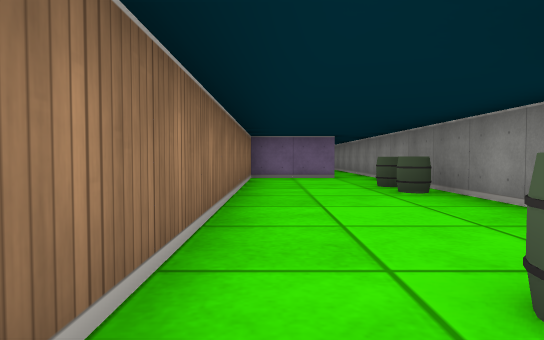
View 1 (above)

12 first-person views from a walk through a cub3D ray-caster map. The camera is about half as high as the walls, tilts 2° down and sees 75° across. The floor is counted in squares. Each view is taken from the middle of a square. On the plan, view 1 faces up. The plan holds only what a view shows up to about 9 squares ahead; the rest is blank.

View 2
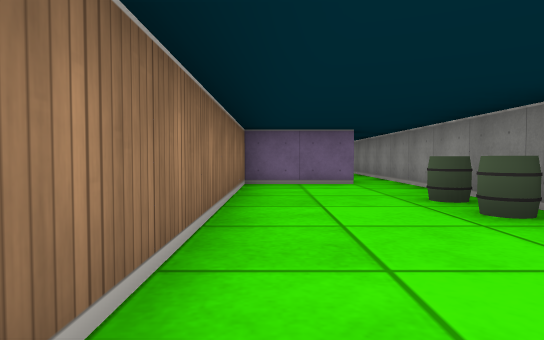

View 3
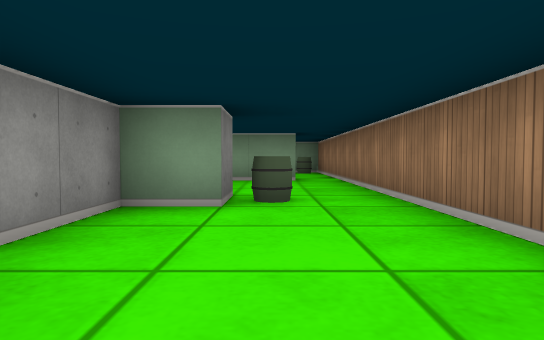

View 4
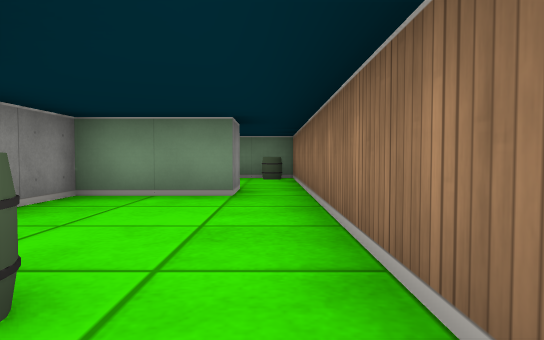

View 5
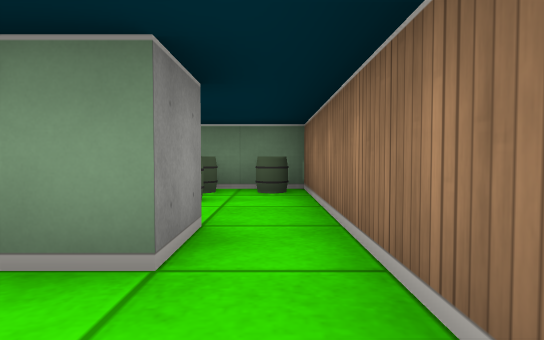

View 6
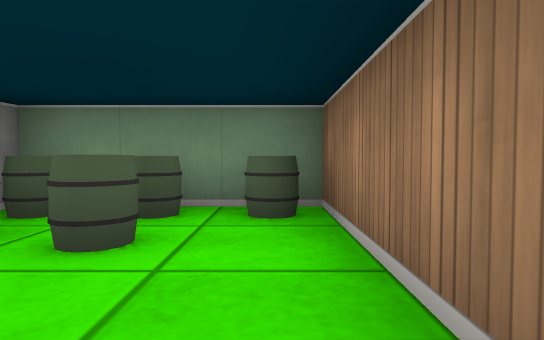

View 7
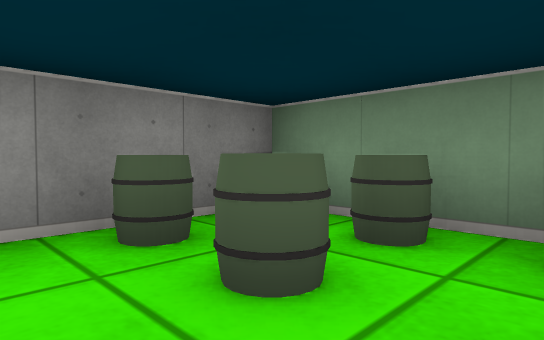

View 8
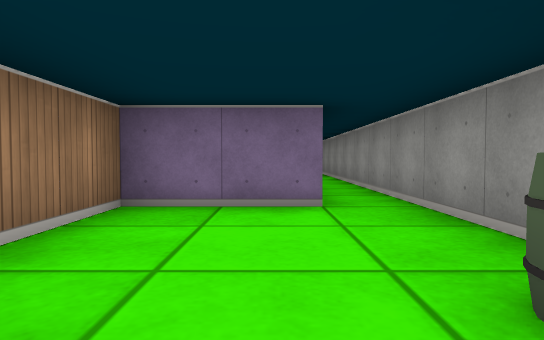

View 9
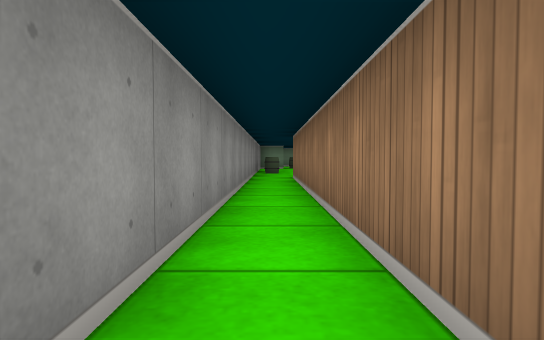

View 10
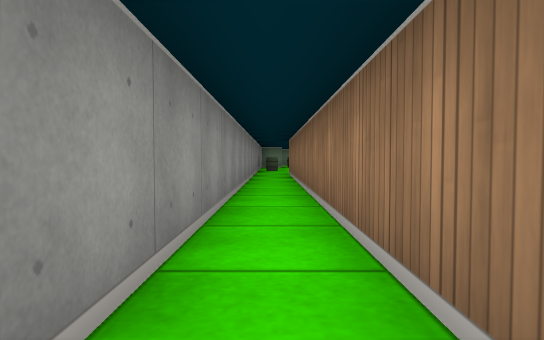

View 11
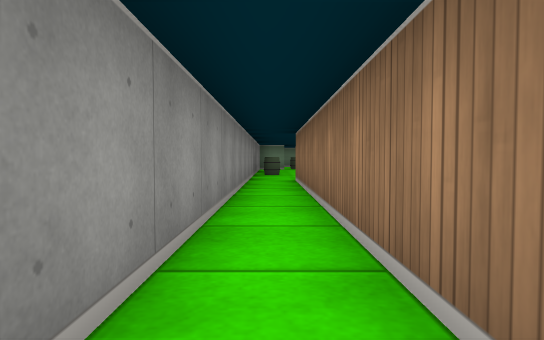

View 12
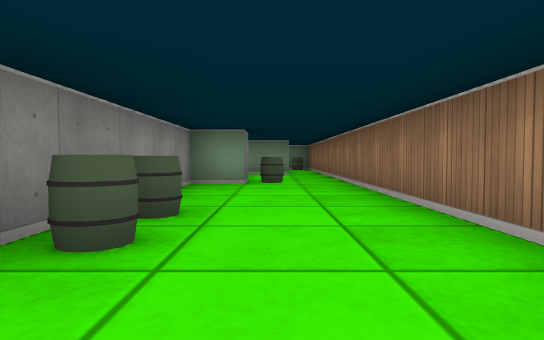

### Floor plan
Points are (right, up) in squares from view 1. A wall is a line through its corners. A room is listed if a view was taken in it or the views show most of it. See-through windows are left out.
Room 1 (views 1, 2, 3, 4, 5, 8, 9, 10, 11, 12)
walls: (1.5, 18.4) (1.5, 8.5) (-0.5, 8.5) (-0.5, -2.5); (1.5, 0.5) (1.5, 1.5) (2.5, 1.5) (2.5, 18.4); (0.5, -2.5) (2.5, -2.5) (2.5, -1.2)
ways out: opening at (0, -3) to room 2
objects: barrel (1, 1); barrel (2, 5); barrel (2, 6)
Room 2 (views 6, 7)
walls: (0.5, -3.5) (0.5, -2.5); (-0.5, -2.5) (-0.5, -6.5) (2.5, -6.5) (2.5, -4.2)
ways out: opening at (0, -3) to room 1
objects: barrel (0, -6); barrel (1, -6); barrel (1, -5); barrel (2, -6); barrel (2, -5)

Positions as (right, up) in squares from view 1, and headings:
1: (0, 0), facing up
2: (0, 2), facing up
3: (1, 5), facing down
4: (0, 2), facing down
5: (0, -1), facing down
6: (0, -3), facing down
7: (0, -4), facing down-right
8: (1, 5), facing up
9: (2, 17), facing down
10: (2, 19), facing down
11: (2, 16), facing down
12: (1, 8), facing down
